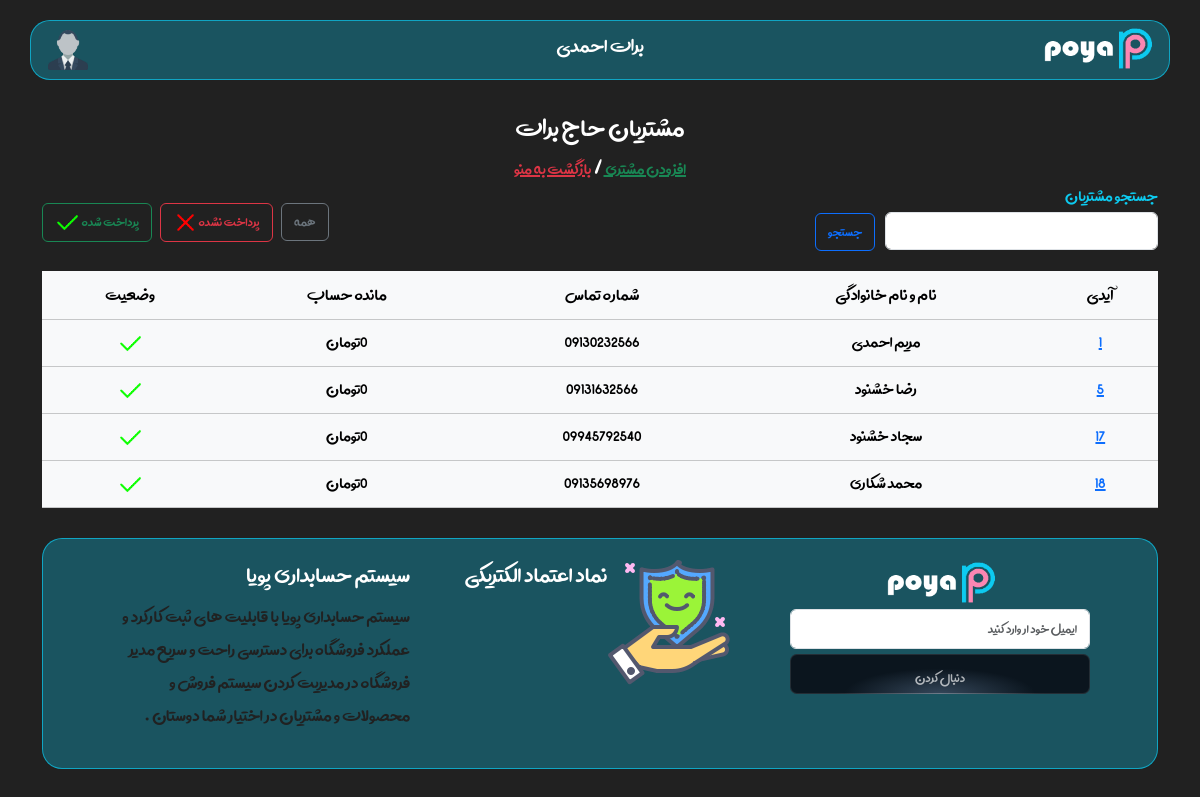
Page /customers/ (signed in) on the committed database.
### accounts/models.py (models this page shows, shortened)
class User(AbstractBaseUser):
    fullname = models.CharField(max_length=200, null=True, blank=True, verbose_name="نام و نام خانوادگی")
    phone = models.CharField(max_length=12, unique=True, verbose_name="شماره تماس")
    name_shop = models.CharField(max_length=255,null=True, blank=True,verbose_name="نام فروشگاه شما ")
    is_active = models.BooleanField(default=True, verbose_name="فعال")
    is_admin = models.BooleanField(default=False, verbose_name="ادمین")
    email = models.EmailField(null=True, blank=True, verbose_name="ایمیل")
    discription = models.TextField(max_length=300, null=True, blank=True, verbose_name="توضیحات کاربر")
    created_at = models.DateTimeField(auto_now=True, verbose_name="تاریخ اضافه شدن")
    image = models.ImageField(upload_to="user_image", null=True, blank=True, verbose_name="عکس پروفایل")
    address = models.TextField(null=True,blank=True,verbose_name="ادرس کاربر")
    objects = MyUserManager()
    USERNAME_FIELD = "phone"
    class Meta:
        verbose_name = "فروشگاه"
        verbose_name_plural = "فروشگاه ها "

### customer/models.py (models this page shows, shortened)
class Customer(models.Model):
    user = models.ForeignKey(User, on_delete=models.CASCADE)
    fullname = models.CharField(max_length=200, null=True, blank=True, verbose_name="نام و نام خانوادگی")
    phone = models.CharField(max_length=12, unique=True, verbose_name="شماره تماس")
    is_active = models.BooleanField(default=True, verbose_name="فعال")
    is_paid = models.BooleanField(default=False, verbose_name="پرداخت شده ")
    price = models.BigIntegerField(default=0,verbose_name="حساب در فروشگاه")
    price_paid = models.BigIntegerField(default=0,verbose_name=" پول  پرداختی لحظه ای   ")
    price_mandeh = models.BigIntegerField(default=0,verbose_name="باقی مانده در فروشگاه")
    price_paid_all = models.BigIntegerField(default=0,verbose_name="کل پرداخت شده ها ")
    discription = models.TextField(max_length=300, null=True, blank=True, verbose_name="توضیحات مدیر")
    created_at = models.DateTimeField(auto_now=True, verbose_name="تاریخ  ")
    created_data = models.DateTimeField(auto_now_add=True, verbose_name="تاریخ اضافه شدن")
    image = models.ImageField(upload_to="customer/", null=True, blank=True, verbose_name="عکس پروفایل")
    address = models.TextField(null=True,blank=True,verbose_name="ادرس کاربر")
    class Meta:
        verbose_name = "مشتری"
        verbose_name_plural = "مشتری ها  "

### customer/views.py (the view, shortened to what this page needs)
# urls.py: path("",views.customer_list_view,name="list"),
def customer_list_view(request):
    customers = Customer.objects.filter(user=request.user)
    search = request.GET.get("search")
    if search:
        customers = Customer.objects.filter(user=request.user).filter(fullname__contains=search)
    return render(request,"customer/list.html",{"customers":customers , "search":search})

### customer/templates/customer/list.html (shortened to what this page needs)
{% extends 'base.html' %} {% load static %} {% load humanize %}  {% block content %}
<div
  id="customers"
  class="container"
  style="margin-top: 30px; margin-bottom: 30px"
>
  <table
    style="border-radius: 20px"
    class="table table-hover table-light table-responsive-xxl table-responsive-xl table-responsive-sm"
  >
    <h2 class="text-center" style="margin-bottom: -5px">
      {% if search %} مشتریانی که دارای {{search}}هستند
      <br />
      <a
      class="text-danger"
        style="margin-top: -10px"
        href="{% url 'customer:list' %}"
      >
        لغو فیلتر
      </a>
      {% else %} مشتریان {{request.user.name_shop}} {% endif %}
      <br />
      <a
      data-bs-toggle="modal"
      data-bs-target="#add_customer"
      data-bs-whatever="@mdo"
        class="text-success"
        style="margin-top: -10px;cursor: pointer;"
      >
      افزودن مشتری
      </a>
      /
      <a
        class="text-danger"
        style="margin-top: -10px"
        href="{% url 'home:index' %}"
      >
        بازگشت به منو
      </a>
    </h2>
    <div class="customers-div row">
      <div class="col-6 customers-div-right">
        <form method="get">
          <label style="display: block; font-size: 20px; color: #0dcaef"
            >جستجو مشتریان
          </label>
          <input
            type="text"
            name="search"
            required
            class="form-control"
            style="width: 50%; display: inline; margin-left: 8px"
          />
          <button type="submit" class="btn btn-outline-primary">جستجو</button>
        </form>
      </div>
      <div class="col-6 customers-div-left">
        <button onclick="customers()" class="btn btn-outline-secondary">
          همه
        </button>
        <button onclick="customers_not_paid()" class="btn btn-outline-danger">
          پرداخت نشده<img
            style="width: 25px; height: 25px"
            src="{% static 'images/false.png' %}"
          />
        </button>
        <button onclick="customers_paid()" class="btn btn-outline-success">
          پرداخت شده
          <img
            style="width: 25px; height: 25px"
            src="{% static 'images/true.png' %}"
          />
        </button>
      </div>
    </div>
    <thead class="bg-light">
      <tr>
        <td>آیدی</td>
        <td>نام و نام خانوادگی</td>
        <td>شماره تماس</td>
        <td>مانده حساب </td>
        <td>وضعیت</td>
      </tr>
    </thead>
    <tbody>
      {% for customer in customers %}
      <a href="{% url 'customer:detail' customer.id %}">
        <tr>
          <td>
            <a href="{% url 'customer:detail' customer.id %}"
              >{{customer.id}}</a
            >
          </td>
          <td>
            <a
              style="color: black; text-decoration: none"
              href="{% url 'customer:detail' customer.id %}"
              >{{customer.fullname}}</a
            >
          </td>
          <td>{{customer.phone}}</td>
          <td>{{customer.price_mandeh|intcomma:0}}تومان</td>
          <td>
            {% if customer.is_paid == True %}
            <img
              style="width: 25px; height: 25px"
              src="{% static 'images/true.png' %}"
            />
            {% else %}
            <img
              style="width: 25px; height: 25px"
              src="{% static 'images/false.png' %}"
            />
            {% endif %}
          </td>
        </tr>
      </a>
      {% endfor %}
    </tbody>
  </table>
</div>
{% endblock %}

### templates/base.html (shortened to what this page needs)
{% load static %}
<!DOCTYPE html>
<html lang="en">
  <head>
    <link rel="stylesheet" href="{% static 'css/style.css' %}" />
    <link href="https://cdn.jsdelivr.net/npm/bootstrap@5.3.3/dist/css/bootstrap.min.css" rel="stylesheet">
  </head>
  <body dir="rtl" style="background-color: #212121; font-family: avini">
  {% include 'include/header_site.html' %}
{% block content %}
{% endblock %}
  {% include 'include/footer_site.html' %}
  {% include 'include/script.html' %}

### templates/include/header_site.html (shortened to what this page needs)
{% load static %}
<div class="container">
  <div class="header row">
    <div class="col-4 header-right">
      <img class="logo" src="{% static 'images/logo.png' %}" />
    </div>
    <div class="col-4 header-center">
      <h4 class="text-header">
        {% if request.user.is_authenticated %}
         {{request.user.fullname}}
        {% else %}
        حسابداری پویا
        {% endif %}
      </h4>
    </div>
    <div class="col-4 header-left">
      {% if request.user.is_authenticated %}
      <img
        style="margin-left: 5px"
        onclick="coming_soon()"
        class="icon"
        src="{% static 'images/user.png' %}"
      />
      {% endif %}
    </div>
  </div>
</div>

### templates/include/footer_site.html
{% load static %}
<div class="container">
  <div class="footer">
    <div class="footer-right">
      <div class="img-footer">
        <img class="logo" src="{% static 'images/logo.png' %}" />
      </div>
      <form>
        <input
          class="form-control"
          style="height: 40px"
          type="text"
          placeholder="ایمیل خود ار وارد کنید "
        />
        <button class="btn-footer">دنبال کردن</button>
      </form>
    </div>
    <div class="footer-center">
      <div class="security-img">
        <img class="" src="{% static 'images/security.png' %}" />
      </div>
      <h3 class="text-security">نماد اعتماد الکتریکی</h3>
    </div>
    <div class="footer-left">
      <h5 class="heade-footer">سیستم حسابداری پویا</h5>
      <p class="text-heade-footer">
        سیستم حسابداری پویا با قابلیت های ثبت کارکرد و عملکرد فروشگاه برای
        دسترسی راحت و سریع مدیر فروشگاه در مدیریت کردن سیستم فروش و محصولات و
        مشتریان در اختیار شما دوستان .
      </p>
    </div>
  </div>
</div>

### templates/include/script.html (shortened to what this page needs)
{% load static %}
</body>
</html>

### static/css/style.css (style rules this page uses)
* { color: white; }
.header { background: rgba(13, 202, 240, 0.3); border-radius: 20px; height: 60px; margin-top: 20px; display: flex; align-items: center; justify-content: center; backdrop-filter: blur(1.6px); -webkit-backdrop-filter: blur(1.6px); border: 1px solid rgba(13, 202, 240, 0.69); }
body { background-color: #212121; padding: 20px 0px; margin: 0px; border: 0px; font-family: avini; font-size: 20px; }
.header-center { display: flex; justify-content: center; align-items: center; }
.text-header { color: white; font-size: 25px; }
.logo { width: 120px; height: 50px; }
.header-left { display: flex; justify-content: end; align-items: end; }
.icon { width: 40px; height: 40px; }
.footer { background: rgba(13, 202, 240, 0.3); border-radius: 20px; height: max-content; margin-top: 20px; padding: 20px; display: grid; grid-template-columns: repeat(auto-fill, 300px); justify-content: center; gap: 40px; backdrop-filter: blur(1.6px); -webkit-backdrop-filter: blur(1.6px); border: 1px solid rgba(13, 202, 240, 0.69); }
.footer-right { align-items: center; }
.img-footer { display: flex; justify-content: center; align-items: center; width: 100%; }
.btn-footer { width: 100%; position: relative; cursor: pointer; margin-top: 5px; padding: 12px 17px; border: 0; border-radius: 7px; box-shadow: inset 0 0 0 1px rgba(255, 255, 255, 0.1); background: radial-gradient( ellipse at bottom, rgb(53, 71, 90) 0%, rgba(11, 21, 30, 1) 45% ); color: rgb(255, 255, 255, 0.66); height: 40px; transition: all 1s cubic-bezier(0.15, 0.83, 0.66, 1); }
.btn-footer::before { content: ""; width: 70%; height: 1px; position: absolute; bottom: 0; left: 15%; background: rgb(255, 255, 255); background: linear-gradient( 90deg, rgba(255, 255, 255, 0) 0%, rgba(255, 255, 255, 1) 50%, rgba(255, 255, 255, 0) 100% ); opacity: 0.2; transition: all 1s cubic-bezier(0.15, 0.83, 0.66, 1); }
.footer-center { display: flex; justify-content: center; }
.text-security { color: white; }
.heade-footer { color: white; font-size: 28px; }
.text-heade-footer { color: #212121; font-size: 22px; }
.item-input button,a { font-size: 20px; }
table thead tr td { font-size: 21px; text-align: center; }
table tbody tr td { font-size: 20px; text-align: center; }
.customers-div-right { display: felx; }
.customers-div { margin-bottom: 20px; margin-top: 10px; }
.customers-div-left { display: flex; justify-content: end; align-items: center; padding-top: 12px; gap: 8px; }

### rows in the picture
User: user.fullname "برات احمدی", user.name_shop "حاج برات"
Customer: id "1", fullname "مریم احمدی", phone "09130232566", price_mandeh "0", is_paid True (drawn)
Customer: id "5", fullname "رضا خشنود", phone "09131632566", price_mandeh "0", is_paid True (drawn)
Customer: id "17", fullname "سجاد خشنود", phone "09945792540", price_mandeh "0", is_paid True (drawn)
Customer: id "18", fullname "محمد شکاری", phone "09135698976", price_mandeh "0", is_paid True (drawn)
